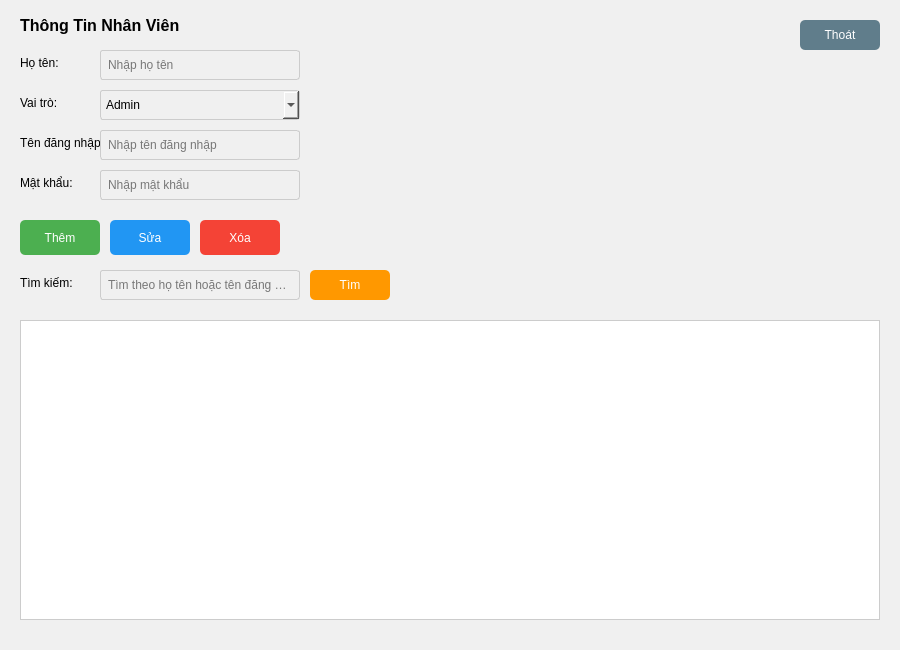
<?xml version="1.0" encoding="UTF-8"?>
<ui version="4.0">
 <class>MainWindow</class>
 <widget class="QMainWindow" name="MainWindow">
  <property name="geometry">
   <rect>
    <x>0</x>
    <y>0</y>
    <width>900</width>
    <height>650</height>
   </rect>
  </property>
  <property name="windowTitle">
   <string>Quản Lý Nhân Viên</string>
  </property>
  <property name="styleSheet">
   <string>background-color: #f0f0f0;</string>
  </property>
  <widget class="QWidget" name="centralwidget">
   <!-- Nhãn tiêu đề -->
   <widget class="QLabel" name="lblTitle">
    <property name="geometry">
     <rect>
      <x>20</x>
      <y>10</y>
      <width>200</width>
      <height>30</height>
     </rect>
    </property>
    <property name="text">
     <string>Thông Tin Nhân Viên</string>
    </property>
    <property name="styleSheet">
     <string>font-size: 16px; font-weight: bold;</string>
    </property>
   </widget>
   <!-- Nhãn và trường nhập liệu -->
   <widget class="QLabel" name="lblHoTen">
    <property name="geometry">
     <rect>
      <x>20</x>
      <y>50</y>
      <width>80</width>
      <height>25</height>
     </rect>
    </property>
    <property name="text">
     <string>Họ tên:</string>
    </property>
   </widget>
   <widget class="QLineEdit" name="txtHoTen">
    <property name="geometry">
     <rect>
      <x>100</x>
      <y>50</y>
      <width>200</width>
      <height>30</height>
     </rect>
    </property>
    <property name="placeholderText">
     <string>Nhập họ tên</string>
    </property>
    <property name="styleSheet">
     <string>border: 1px solid #ccc; border-radius: 3px; padding: 5px;</string>
    </property>
   </widget>
   <widget class="QLabel" name="lblVaiTro">
    <property name="geometry">
     <rect>
      <x>20</x>
      <y>90</y>
      <width>80</width>
      <height>25</height>
     </rect>
    </property>
    <property name="text">
     <string>Vai trò:</string>
    </property>
   </widget>
   <widget class="QComboBox" name="comboVaiTro">
    <property name="geometry">
     <rect>
      <x>100</x>
      <y>90</y>
      <width>200</width>
      <height>30</height>
     </rect>
    </property>
    <property name="styleSheet">
     <string>border: 1px solid #ccc; border-radius: 3px; padding: 5px;</string>
    </property>
    <item>
     <property name="text">
      <string>Admin</string>
     </property>
    </item>
    <item>
     <property name="text">
      <string>NhanVien</string>
     </property>
    </item>
   </widget>
   <widget class="QLabel" name="lblTenDangNhap">
    <property name="geometry">
     <rect>
      <x>20</x>
      <y>130</y>
      <width>80</width>
      <height>25</height>
     </rect>
    </property>
    <property name="text">
     <string>Tên đăng nhập:</string>
    </property>
   </widget>
   <widget class="QLineEdit" name="txtTenDangNhap">
    <property name="geometry">
     <rect>
      <x>100</x>
      <y>130</y>
      <width>200</width>
      <height>30</height>
     </rect>
    </property>
    <property name="placeholderText">
     <string>Nhập tên đăng nhập</string>
    </property>
    <property name="styleSheet">
     <string>border: 1px solid #ccc; border-radius: 3px; padding: 5px;</string>
    </property>
   </widget>
   <widget class="QLabel" name="lblMatKhau">
    <property name="geometry">
     <rect>
      <x>20</x>
      <y>170</y>
      <width>80</width>
      <height>25</height>
     </rect>
    </property>
    <property name="text">
     <string>Mật khẩu:</string>
    </property>
   </widget>
   <widget class="QLineEdit" name="txtMatKhau">
    <property name="geometry">
     <rect>
      <x>100</x>
      <y>170</y>
      <width>200</width>
      <height>30</height>
     </rect>
    </property>
    <property name="echoMode">
     <enum>QLineEdit::Password</enum>
    </property>
    <property name="placeholderText">
     <string>Nhập mật khẩu</string>
    </property>
    <property name="styleSheet">
     <string>border: 1px solid #ccc; border-radius: 3px; padding: 5px;</string>
    </property>
   </widget>
   <!-- Các nút chức năng -->
   <widget class="QPushButton" name="btnThem">
    <property name="geometry">
     <rect>
      <x>20</x>
      <y>220</y>
      <width>80</width>
      <height>35</height>
     </rect>
    </property>
    <property name="text">
     <string>Thêm</string>
    </property>
    <property name="styleSheet">
     <string>background-color: #4CAF50; color: white; border-radius: 5px; padding: 5px;</string>
    </property>
   </widget>
   <widget class="QPushButton" name="btnSua">
    <property name="geometry">
     <rect>
      <x>110</x>
      <y>220</y>
      <width>80</width>
      <height>35</height>
     </rect>
    </property>
    <property name="text">
     <string>Sửa</string>
    </property>
    <property name="styleSheet">
     <string>background-color: #2196F3; color: white; border-radius: 5px; padding: 5px;</string>
    </property>
   </widget>
   <widget class="QPushButton" name="btnXoa">
    <property name="geometry">
     <rect>
      <x>200</x>
      <y>220</y>
      <width>80</width>
      <height>35</height>
     </rect>
    </property>
    <property name="text">
     <string>Xóa</string>
    </property>
    <property name="styleSheet">
     <string>background-color: #f44336; color: white; border-radius: 5px; padding: 5px;</string>
    </property>
   </widget>
   <!-- Tìm kiếm -->
   <widget class="QLabel" name="lblTimKiem">
    <property name="geometry">
     <rect>
      <x>20</x>
      <y>270</y>
      <width>80</width>
      <height>25</height>
     </rect>
    </property>
    <property name="text">
     <string>Tìm kiếm:</string>
    </property>
   </widget>
   <widget class="QLineEdit" name="txtTimKiem">
    <property name="geometry">
     <rect>
      <x>100</x>
      <y>270</y>
      <width>200</width>
      <height>30</height>
     </rect>
    </property>
    <property name="placeholderText">
     <string>Tìm theo họ tên hoặc tên đăng nhập</string>
    </property>
    <property name="styleSheet">
     <string>border: 1px solid #ccc; border-radius: 3px; padding: 5px;</string>
    </property>
   </widget>
   <widget class="QPushButton" name="btnTim">
    <property name="geometry">
     <rect>
      <x>310</x>
      <y>270</y>
      <width>80</width>
      <height>30</height>
     </rect>
    </property>
    <property name="text">
     <string>Tìm</string>
    </property>
    <property name="styleSheet">
     <string>background-color: #FF9800; color: white; border-radius: 5px; padding: 5px;</string>
    </property>
   </widget>
   <!-- Bảng nhân viên -->
   <widget class="QTableWidget" name="tableNhanVien">
    <property name="geometry">
     <rect>
      <x>20</x>
      <y>320</y>
      <width>860</width>
      <height>300</height>
     </rect>
    </property>
    <property name="styleSheet">
     <string>border: 1px solid #ccc; background-color: white;</string>
    </property>
   </widget>
   <!-- Nút thoát -->
   <widget class="QPushButton" name="btnThoat">
    <property name="geometry">
     <rect>
      <x>800</x>
      <y>20</y>
      <width>80</width>
      <height>30</height>
     </rect>
    </property>
    <property name="text">
     <string>Thoát</string>
    </property>
    <property name="styleSheet">
     <string>background-color: #607D8B; color: white; border-radius: 5px; padding: 5px;</string>
    </property>
   </widget>
  </widget>
  <widget class="QMenuBar" name="menubar">
   <property name="geometry">
    <rect>
     <x>0</x>
     <y>0</y>
     <width>900</width>
     <height>21</height>
    </rect>
   </property>
  </widget>
  <widget class="QStatusBar" name="statusbar"/>
 </widget>
 <resources/>
 <connections/>
</ui>
